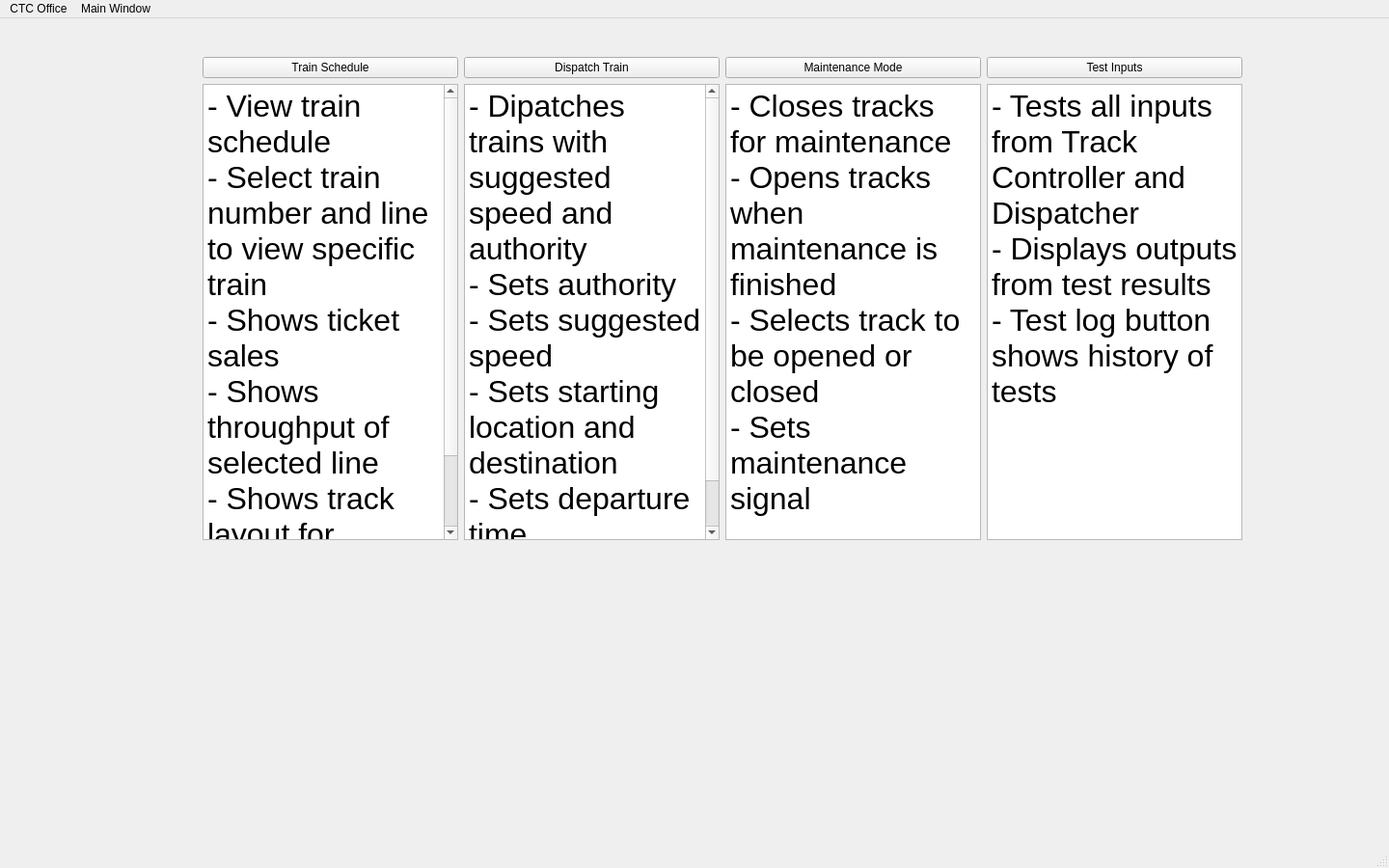
<?xml version="1.0" encoding="UTF-8"?>
<ui version="4.0">
 <class>MainWindow</class>
 <widget class="QMainWindow" name="MainWindow">
  <property name="geometry">
   <rect>
    <x>0</x>
    <y>0</y>
    <width>1440</width>
    <height>900</height>
   </rect>
  </property>
  <property name="windowTitle">
   <string>MainWindow</string>
  </property>
  <widget class="QWidget" name="centralwidget">
   <widget class="QWidget" name="layoutWidget">
    <property name="geometry">
     <rect>
      <x>210</x>
      <y>40</y>
      <width>1078</width>
      <height>501</height>
     </rect>
    </property>
    <layout class="QGridLayout" name="gridLayout">
     <item row="1" column="3">
      <widget class="QTextBrowser" name="textBrowser_4">
       <property name="font">
        <font>
         <pointsize>13</pointsize>
        </font>
       </property>
       <property name="html">
        <string>&lt;!DOCTYPE HTML PUBLIC &quot;-//W3C//DTD HTML 4.0//EN&quot; &quot;http://www.w3.org/TR/REC-html40/strict.dtd&quot;&gt;
&lt;html&gt;&lt;head&gt;&lt;meta name=&quot;qrichtext&quot; content=&quot;1&quot; /&gt;&lt;style type=&quot;text/css&quot;&gt;
p, li { white-space: pre-wrap; }
&lt;/style&gt;&lt;/head&gt;&lt;body style=&quot; font-family:'.SF NS Text'; font-size:13pt; font-weight:400; font-style:normal;&quot;&gt;
&lt;p style=&quot; margin-top:0px; margin-bottom:0px; margin-left:0px; margin-right:0px; -qt-block-indent:0; text-indent:0px;&quot;&gt;&lt;span style=&quot; font-size:24pt;&quot;&gt;- Tests all inputs from Track Controller and Dispatcher&lt;/span&gt;&lt;/p&gt;
&lt;p style=&quot; margin-top:0px; margin-bottom:0px; margin-left:0px; margin-right:0px; -qt-block-indent:0; text-indent:0px;&quot;&gt;&lt;span style=&quot; font-size:24pt;&quot;&gt;- Displays outputs from test results &lt;/span&gt;&lt;/p&gt;
&lt;p style=&quot; margin-top:0px; margin-bottom:0px; margin-left:0px; margin-right:0px; -qt-block-indent:0; text-indent:0px;&quot;&gt;&lt;span style=&quot; font-size:24pt;&quot;&gt;- Test log button shows history of tests&lt;/span&gt;&lt;/p&gt;&lt;/body&gt;&lt;/html&gt;</string>
       </property>
      </widget>
     </item>
     <item row="0" column="3">
      <widget class="QPushButton" name="test_button">
       <property name="text">
        <string>Test Inputs</string>
       </property>
      </widget>
     </item>
     <item row="1" column="0">
      <widget class="QTextBrowser" name="textBrowser">
       <property name="html">
        <string>&lt;!DOCTYPE HTML PUBLIC &quot;-//W3C//DTD HTML 4.0//EN&quot; &quot;http://www.w3.org/TR/REC-html40/strict.dtd&quot;&gt;
&lt;html&gt;&lt;head&gt;&lt;meta name=&quot;qrichtext&quot; content=&quot;1&quot; /&gt;&lt;style type=&quot;text/css&quot;&gt;
p, li { white-space: pre-wrap; }
&lt;/style&gt;&lt;/head&gt;&lt;body style=&quot; font-family:'.SF NS Text'; font-size:13pt; font-weight:400; font-style:normal;&quot;&gt;
&lt;p style=&quot; margin-top:0px; margin-bottom:0px; margin-left:0px; margin-right:0px; -qt-block-indent:0; text-indent:0px;&quot;&gt;&lt;span style=&quot; font-size:24pt;&quot;&gt;- View train schedule &lt;/span&gt;&lt;/p&gt;
&lt;p style=&quot; margin-top:0px; margin-bottom:0px; margin-left:0px; margin-right:0px; -qt-block-indent:0; text-indent:0px;&quot;&gt;&lt;span style=&quot; font-size:24pt;&quot;&gt;- Select train number and line to view specific train&lt;/span&gt;&lt;/p&gt;
&lt;p style=&quot; margin-top:0px; margin-bottom:0px; margin-left:0px; margin-right:0px; -qt-block-indent:0; text-indent:0px;&quot;&gt;&lt;span style=&quot; font-size:24pt;&quot;&gt;- Shows ticket sales&lt;/span&gt;&lt;/p&gt;
&lt;p style=&quot; margin-top:0px; margin-bottom:0px; margin-left:0px; margin-right:0px; -qt-block-indent:0; text-indent:0px;&quot;&gt;&lt;span style=&quot; font-size:24pt;&quot;&gt;- Shows throughput of selected line&lt;/span&gt;&lt;/p&gt;
&lt;p style=&quot; margin-top:0px; margin-bottom:0px; margin-left:0px; margin-right:0px; -qt-block-indent:0; text-indent:0px;&quot;&gt;&lt;span style=&quot; font-size:24pt;&quot;&gt;- Shows track layout for selected line&lt;/span&gt;&lt;/p&gt;
&lt;p style=&quot;-qt-paragraph-type:empty; margin-top:0px; margin-bottom:0px; margin-left:0px; margin-right:0px; -qt-block-indent:0; text-indent:0px; font-size:24pt;&quot;&gt;&lt;br /&gt;&lt;/p&gt;&lt;/body&gt;&lt;/html&gt;</string>
       </property>
      </widget>
     </item>
     <item row="1" column="2">
      <widget class="QTextBrowser" name="textBrowser_3">
       <property name="font">
        <font>
         <pointsize>16</pointsize>
        </font>
       </property>
       <property name="html">
        <string>&lt;!DOCTYPE HTML PUBLIC &quot;-//W3C//DTD HTML 4.0//EN&quot; &quot;http://www.w3.org/TR/REC-html40/strict.dtd&quot;&gt;
&lt;html&gt;&lt;head&gt;&lt;meta name=&quot;qrichtext&quot; content=&quot;1&quot; /&gt;&lt;style type=&quot;text/css&quot;&gt;
p, li { white-space: pre-wrap; }
&lt;/style&gt;&lt;/head&gt;&lt;body style=&quot; font-family:'.SF NS Text'; font-size:16pt; font-weight:400; font-style:normal;&quot;&gt;
&lt;p style=&quot; margin-top:0px; margin-bottom:0px; margin-left:0px; margin-right:0px; -qt-block-indent:0; text-indent:0px;&quot;&gt;&lt;span style=&quot; font-size:24pt;&quot;&gt;- Closes tracks for maintenance&lt;/span&gt;&lt;/p&gt;
&lt;p style=&quot; margin-top:0px; margin-bottom:0px; margin-left:0px; margin-right:0px; -qt-block-indent:0; text-indent:0px;&quot;&gt;&lt;span style=&quot; font-size:24pt;&quot;&gt;- Opens tracks when maintenance is finished&lt;/span&gt;&lt;/p&gt;
&lt;p style=&quot; margin-top:0px; margin-bottom:0px; margin-left:0px; margin-right:0px; -qt-block-indent:0; text-indent:0px;&quot;&gt;&lt;span style=&quot; font-size:24pt;&quot;&gt;- Selects track to be opened or closed&lt;/span&gt;&lt;/p&gt;
&lt;p style=&quot; margin-top:0px; margin-bottom:0px; margin-left:0px; margin-right:0px; -qt-block-indent:0; text-indent:0px;&quot;&gt;&lt;span style=&quot; font-size:24pt;&quot;&gt;- Sets maintenance signal&lt;/span&gt;&lt;/p&gt;&lt;/body&gt;&lt;/html&gt;</string>
       </property>
      </widget>
     </item>
     <item row="0" column="2">
      <widget class="QPushButton" name="maintenance_button">
       <property name="text">
        <string>Maintenance Mode</string>
       </property>
      </widget>
     </item>
     <item row="0" column="0">
      <widget class="QPushButton" name="train_button">
       <property name="text">
        <string>Train Schedule</string>
       </property>
      </widget>
     </item>
     <item row="1" column="1">
      <widget class="QTextBrowser" name="textBrowser_2">
       <property name="html">
        <string>&lt;!DOCTYPE HTML PUBLIC &quot;-//W3C//DTD HTML 4.0//EN&quot; &quot;http://www.w3.org/TR/REC-html40/strict.dtd&quot;&gt;
&lt;html&gt;&lt;head&gt;&lt;meta name=&quot;qrichtext&quot; content=&quot;1&quot; /&gt;&lt;style type=&quot;text/css&quot;&gt;
p, li { white-space: pre-wrap; }
&lt;/style&gt;&lt;/head&gt;&lt;body style=&quot; font-family:'.SF NS Text'; font-size:13pt; font-weight:400; font-style:normal;&quot;&gt;
&lt;p style=&quot; margin-top:0px; margin-bottom:0px; margin-left:0px; margin-right:0px; -qt-block-indent:0; text-indent:0px;&quot;&gt;&lt;span style=&quot; font-size:24pt;&quot;&gt;- Dipatches trains with suggested speed and authority &lt;/span&gt;&lt;/p&gt;
&lt;p style=&quot; margin-top:0px; margin-bottom:0px; margin-left:0px; margin-right:0px; -qt-block-indent:0; text-indent:0px;&quot;&gt;&lt;span style=&quot; font-size:24pt;&quot;&gt;- Sets authority&lt;/span&gt;&lt;/p&gt;
&lt;p style=&quot; margin-top:0px; margin-bottom:0px; margin-left:0px; margin-right:0px; -qt-block-indent:0; text-indent:0px;&quot;&gt;&lt;span style=&quot; font-size:24pt;&quot;&gt;- Sets suggested speed&lt;/span&gt;&lt;/p&gt;
&lt;p style=&quot; margin-top:0px; margin-bottom:0px; margin-left:0px; margin-right:0px; -qt-block-indent:0; text-indent:0px;&quot;&gt;&lt;span style=&quot; font-size:24pt;&quot;&gt;- Sets starting location and destination&lt;/span&gt;&lt;/p&gt;
&lt;p style=&quot; margin-top:0px; margin-bottom:0px; margin-left:0px; margin-right:0px; -qt-block-indent:0; text-indent:0px;&quot;&gt;&lt;span style=&quot; font-size:24pt;&quot;&gt;- Sets departure time&lt;/span&gt;&lt;/p&gt;
&lt;p style=&quot;-qt-paragraph-type:empty; margin-top:0px; margin-bottom:0px; margin-left:0px; margin-right:0px; -qt-block-indent:0; text-indent:0px; font-size:24pt;&quot;&gt;&lt;br /&gt;&lt;/p&gt;&lt;/body&gt;&lt;/html&gt;</string>
       </property>
      </widget>
     </item>
     <item row="0" column="1">
      <widget class="QPushButton" name="dispatch_button">
       <property name="text">
        <string>Dispatch Train</string>
       </property>
      </widget>
     </item>
    </layout>
   </widget>
  </widget>
  <widget class="QStatusBar" name="statusbar"/>
  <widget class="QMenuBar" name="menubar">
   <property name="geometry">
    <rect>
     <x>0</x>
     <y>0</y>
     <width>1440</width>
     <height>22</height>
    </rect>
   </property>
   <widget class="QMenu" name="menuCTC_Office">
    <property name="title">
     <string>CTC Office</string>
    </property>
   </widget>
   <widget class="QMenu" name="menuMain_Window">
    <property name="title">
     <string>Main Window</string>
    </property>
   </widget>
   <addaction name="menuCTC_Office"/>
   <addaction name="menuMain_Window"/>
  </widget>
 </widget>
 <resources/>
 <connections/>
</ui>
